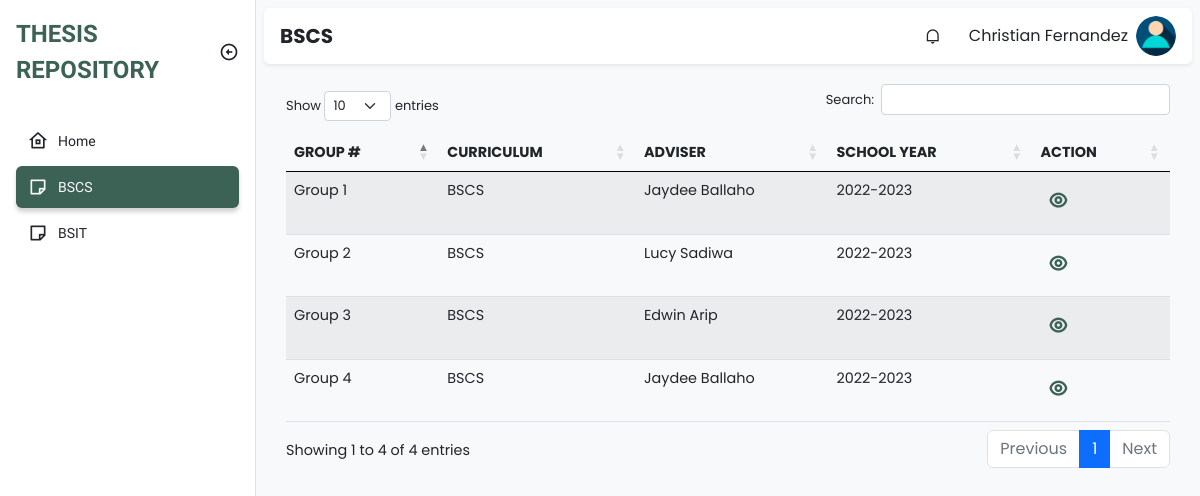
Screenshot of /adviser/bscs.php (signed in) with the database file from the repository.
### tables this page shows
CREATE TABLE `groups` (
  `id` int(11) NOT NULL,
  `group_number` int(11) NOT NULL,
  `curriculum` varchar(255) NOT NULL,
  `adviser_id` int(11) NOT NULL
);

CREATE TABLE `faculty` (
  `id` int(11) NOT NULL,
  `firstname` varchar(255) NOT NULL,
  `middle_name` varchar(100) NOT NULL,
  `lastname` varchar(255) NOT NULL,
  `email` varchar(100) NOT NULL,
  `username` varchar(255) NOT NULL,
  `password` varchar(100) NOT NULL,
  `department` varchar(100) NOT NULL,
  `type` varchar(100) NOT NULL,
  `created_at` timestamp NOT NULL DEFAULT current_timestamp(),
  `updated_at` timestamp NOT NULL DEFAULT current_timestamp() ON UPDATE current_timestamp()
);

### class/student.class.php (called while the page is built, shortened)
<?php
class Student{
    protected $db;
    function __construct()
    {
        $this->db = new Database();
    }
            ?>
            <?php
    function show_all_groups(){
        $sql = "SELECT * FROM groups";
        $query=$this->db->connect()->prepare($sql);
        if($query->execute()){
            $data = $query->fetchAll();
        }
        return $data;
    }
    function get_adviser($adviser_id){
        $sql = "SELECT * FROM faculty WHERE id=:adviser_id";
        $query=$this->db->connect()->prepare($sql);
        $query->bindParam(':adviser_id', $adviser_id);
        if($query->execute()){
            $data = $query->fetchAll();
        }
        return $data;
    }
}
?>

### class/database.sample.php (called while the page is built)
<?php
class Database{
    private $host = 'localhost';
    private $username = 'root';
    private $password = '';
    private $database = 'tams';
    protected $connection;
    function connect(){
        try
			{
				$this->connection = new PDO("mysql:host=$this->host;dbname=$this->database",
											$this->username, $this->password);
			}
			catch (PDOException $e)
			{
				echo "Connection error " . $e->getMessage();
			}
        return $this->connection;
    }
}
?>

### adviser/bscs.php (the view, shortened to what this page needs)
<!DOCTYPE html>
<html lang="en">
  <head>
    <link
      href="https://cdn.jsdelivr.net/npm/remixicon@2.5.0/fonts/remixicon.css"
      rel="stylesheet"
    />
    <link rel="stylesheet" href="https://cdn.datatables.net/1.13.1/css/dataTables.bootstrap5.min.css">
    <link rel="stylesheet" href="https://cdn.datatables.net/responsive/2.4.0/css/responsive.bootstrap.min.css">
    <link rel="stylesheet" href="../assets/css/bootstrap.min.css" />
    <link rel="stylesheet" href="../assets/css/style.css" />
  </head>
  <body>
    <div class="sidebar position-fixed top-0 bottom-0 bg-white border-end">
      <div class="d-flex align-items-center p-3">
        <a
          href="#"
          class="sidebar-logo text-uppercase fw-bold text-decoration-none text-indigo fs-4"
          >Thesis Repository</a
        >
        <i
          class="sidebar-toggle ri-arrow-left-circle-line ms-auto fs-5 d-none d-md-block"
        ></i>
      </div>
      <ul class="sidebar-menu p-3 m-0 mb-0">
        <li class="sidebar-menu-item ">
          <a href="home.php ">
            <i class="ri-home-8-line sidebar-menu-item-icon"></i>
            Home
          </a>
        </li>
        <li class="sidebar-menu-item active">
            <a href="bscs.php">
                <i class="ri-sticky-note-line sidebar-menu-item-icon"></i>
              BSCS
            </a>
          </li>
          <li class="sidebar-menu-item">
            <a href="bsit.php">
                <i class="ri-sticky-note-line sidebar-menu-item-icon"></i>
                BSIT
            </a>
          </li>
      </ul>
    </div>
    <main class="bg-light">
      <div class="p-2">
        <nav class="px-3 py-2 bg-white rounded shadow-sm">
          <h5 class="fw-bold mb-0 me-auto">BSCS</h5>
          <div class="dropdown me-3 d-none d-sm-block">
            <div
              class="cursor-pointer dropdown-toggle navbar-link"
              data-bs-toggle="dropdown"
              aria-expanded="false"
            >
              <i class="ri-notification-line"></i>
            </div>
          </div>
          <div class="dropdown">
            <div
              class="d-flex align-items-center cursor-pointer dropdown-toggle"
              data-bs-toggle="dropdown"
              aria-expanded="false"
            >
              <span class="me-2 d-none d-sm-block"><?php echo $_SESSION['fullname'] ?></span>
              <img
                class="navbar-profile-image"
                src="../img/u-icon.png" alt="Image"
              />
            </div>
          </div>
        </nav>
        <div class="py-4">
          <div class="container padding-bottom">
                    <table id="example" class="table table-striped" style="width:100%">
                        <thead>
                        <tr>
                            <th>Group #</th>
                            <th>Curriculum</th>
                            <th>Adviser</th>
                            <th>School Year</th>
                            <th class="action">Action</th>
                        </tr>
                        </thead>
                        <tbody>
                                <?php
                                    require_once '../class/student.class.php';
                                    $student = new Student();
                                    foreach ($student->show_all_groups() as $value){
                                      if($value['curriculum'] == "BSCS"){
                                ?>
                                    <tr>
                                        <td><?php echo "Group " . $value['group_number'] ?></td>
                                        <td><?php echo $value['curriculum'] ?></td>
                                        <?php
                                        foreach ($student->get_adviser($value['adviser_id']) as $adviser){
                                        ?>
                                          <td><?php echo $adviser['firstname'] . " " . $adviser["lastname"] ?></td>
                                        <?php
                                        }
                                        ?>
                                        <td>2022-2023</td>
                                        <?php
                                            if($_SESSION['id'] == $value['adviser_id']){
                                        ?>
                                            <td>
                                                <div class="actions">
                                                    <a class="action-edit" href="advisee.php?groupnum=<?php echo $value['group_number'] ?>&course=<?php echo $value['curriculum'] ?>"><i class="ri-edit-line"></i></a>
                                                </div>
                                            </td>
                                        <?php
                                            }
                                            else {
                                        ?>
                                            <td>
                                                <div class="actions">
                                                  <a class="action-view" href="advisee-view.php?groupnum=<?php echo $value['group_number'] ?>&course=<?php echo $value['curriculum'] ?>"><i class="ri-eye-line"></i></a>
                                                </div>
                                            </td>
                                        <?php
                                            }
                                        ?>
                                    </tr>
                                <?php
                                      }
                                }
                                ?>
                        </tbody>
                    </table>
          </div>
        </div>
        </div>
    </main>
  </body>
</html>

### assets/css/style.css (style rules this page uses)
:root { --bs-blue: #0d6efd; --bs-indigo: #6610f2; --bs-purple: #6f42c1; --bs-pink: #d63384; --bs-red: #dc3545; --bs-orange: #fd7e14; --bs-yellow: #ffc107; --bs-green: #198754; --bs-teal: #20c997; --bs-cyan: #0dcaf0; --bs-black: #000; --bs-white: #fff; --bs-gray: #6c757d; --bs-gray-dark: #343a40; --bs-gray-100: #f8f9fa; --bs-gray-200: #e9ecef; --bs-gray-300: #dee2e6; --bs-gray-400: #ced4da; --bs-gray-500: #adb5bd; --bs-gray-600: #6c757d; --bs-gray-700: #495057; --bs-gray-800: #343a40; --bs-gray-900: #212529; --bs-primary: #0d6efd; --bs-secondary: #6c757d; --bs-success: #198754; --bs-info: #0dcaf0; --bs-warning: #ffc107; --bs-danger: #dc3545; --bs-light: #f8f9fa; --bs-dark: #212529; --bs-primary-rgb: 13, 110, 253; --bs-secondary-rgb: 108, 117, 125; --bs-success-rgb: 25, 135, 84; --bs-info-rgb: 13, 202, 240; --bs-warning-rgb: 255, 193, 7; --bs-danger-rgb: 220, 53, 69; --bs-light-rgb: 248, 249, 250; --bs-dark-rgb: 33, 37, 41; --bs-white-rgb: 255, 255, 255; --bs-black-rgb: 0, 0, 0; --bs-body-color-rgb: 33, 37, 41; --bs-body-bg-rgb: 255, 255, 255; --bs-font-sans-serif: system-ui, -apple-system, "Segoe UI", Roboto, "Helvetica Neue", "Noto Sans", "Liberation Sans", Arial, sans-serif, "Apple Color Emoji", "Segoe UI Emoji", "Segoe UI Symbol", "Noto Color Emoji"; --bs-font-monospace: SFMono-Regular, Menlo, Monaco, Consolas, "Liberation Mono", "Courier New", monospace; --bs-gradient: linear-gradient(180deg, rgba(255, 255, 255, 0.15), rgba(255, 255, 255, 0)); --bs-body-font-family: var(--bs-font-sans-serif); --bs-body-font-size: 1rem; --bs-body-font-weight: 400; --bs-body-line-height: 1.5; --bs-body-color: #212529; --bs-body-bg: #fff; --bs-border-width: 1px; --bs-border-style: solid; --bs-border-color: #dee2e6; --bs-border-color-translucent: rgba(0, 0, 0, 0.175); --bs-border-radius: 0.375rem; --bs-border-radius-sm: 0.25rem; --bs-border-radius-lg: 0.5rem; --bs-border-radius-xl: 1rem; --bs-border-radius-2xl: 2rem; --bs-border-radius-pill: 50rem; --bs-heading-color: ; --bs-link-color: #0d6efd; --bs-link-hover-color: #0a58ca; --bs-code-color: #d63384; --bs-highlight-bg: #fff3cd; --maincolor: #3C6255; --maincolorMdark: #61876E; --maincolor_light: rgb(180, 224, 183); --cancelcolor: #EB1D36; --cancelcolor_light: #FA9494; --uppernav: #FFFBF5; }
body { font-family: 'Work Sans', sans-serif; }
.text-indigo:hover, .text-indigo { color: var(--maincolor); }
.dropdown-toggle::after { display: none; }
.cursor-pointer { cursor: pointer; }
.sidebar.collapsed:hover, .sidebar { width: 16rem; overflow-y: auto; transition: width .2s, left .2s; left: 0; z-index: 500; }
.sidebar-toggle { cursor: pointer; transition: .2s; }
.sidebar-menu { list-style-type: none; }
.sidebar-menu-item { margin-bottom: .25rem; }
.sidebar-menu-item a { text-decoration: none; display: flex; align-items: center; color: var(--bs-dark); padding: .375rem .75rem; border-radius: .375rem; font-size: .875rem; white-space: nowrap; }
.sidebar-menu-item > a { overflow: hidden; }
.sidebar-menu-item.active a { background-color: var(--maincolor); color: var(--bs-light); box-shadow: 0 .25rem .25rem rgba(0, 0, 0, 0.175); }
.sidebar-menu-item-icon { margin-right: .625rem; font-size: 1.25rem; }
main { padding-left: 0; min-height: 100vh; font-family: 'Poppins', sans-serif; }
nav { display: flex; align-items: center; }
.navbar-profile-image { width: 2.5rem; height: 2.5rem; object-fit: cover; border-radius: 50%; }
.navbar-link { width: 2.5rem; height: 2.5rem; display: flex; align-items: center; justify-content: center; border-radius: .25rem; }
@media (min-width: 768px) { main { transition: padding-left .2s; padding-left: 16rem; } }
.container { font-size: 90%; }
.table .actions { display: flex; }
.table .actions .action-view { color: var(--maincolor); font-size: 19px; }
.table .actions .action-edit, .table .actions .action-view, .table .actions .action-delete { border-radius: 6px; padding: 7px 5px; margin-left: 3px; text-decoration: none; font-weight:bolder; }
thead { text-transform: uppercase; border-bottom: #000; }
a { text-decoration: none; color: var(--bs-green); }
.py-4 { padding: 10px !important; height: 100%; width: 100%; margin-top: 10px; border-radius: 10px; }

### rows the page displays
groups: group_number "1", curriculum "BSCS"
faculty: firstname "Jaydee", lastname "Ballaho"
groups: group_number "2", curriculum "BSCS"
faculty: firstname "Lucy", lastname "Sadiwa"
groups: group_number "3", curriculum "BSCS"
faculty: firstname "Edwin", lastname "Arip"
groups: group_number "4", curriculum "BSCS"

### other values shown
$_SESSION['fullname'] "Christian Fernandez"
